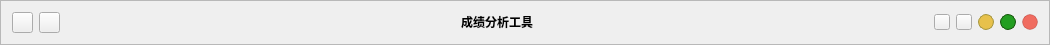
        <widget class="QFrame" name="frame_1">
         <property name="sizePolicy">
          <sizepolicy hsizetype="Preferred" vsizetype="Minimum">
           <horstretch>0</horstretch>
           <verstretch>0</verstretch>
          </sizepolicy>
         </property>
         <property name="maximumSize">
          <size>
           <width>16777215</width>
           <height>45</height>
          </size>
         </property>
         <property name="mouseTracking">
          <bool>true</bool>
         </property>
         <property name="frameShape">
          <enum>QFrame::StyledPanel</enum>
         </property>
         <property name="frameShadow">
          <enum>QFrame::Raised</enum>
         </property>
         <layout class="QHBoxLayout" name="horizontalLayout_4">
          <item>
           <widget class="QPushButton" name="pushButton_12">
            <property name="minimumSize">
             <size>
              <width>21</width>
              <height>21</height>
             </size>
            </property>
            <property name="maximumSize">
             <size>
              <width>21</width>
              <height>21</height>
             </size>
            </property>
            <property name="styleSheet">
             <string notr="true">QPushButton{
	border-image: url(:/icons/arrow-left.svg);
}
</string>
            </property>
            <property name="text">
             <string/>
            </property>
           </widget>
          </item>
          <item>
           <widget class="QPushButton" name="pushButton_13">
            <property name="minimumSize">
             <size>
              <width>21</width>
              <height>21</height>
             </size>
            </property>
            <property name="maximumSize">
             <size>
              <width>21</width>
              <height>21</height>
             </size>
            </property>
            <property name="styleSheet">
             <string notr="true">QPushButton{
	border-image: url(:/icons/arrow-right.svg);
}</string>
            </property>
            <property name="text">
             <string/>
            </property>
           </widget>
          </item>
          <item>
           <spacer name="horizontalSpacer_3">
            <property name="orientation">
             <enum>Qt::Horizontal</enum>
            </property>
            <property name="sizeHint" stdset="0">
             <size>
              <width>395</width>
              <height>16</height>
             </size>
            </property>
           </spacer>
          </item>
          <item>
           <widget class="QLabel" name="label_8">
            <property name="styleSheet">
             <string notr="true">color: rgb(0, 0, 0);</string>
            </property>
            <property name="text">
             <string>&lt;html&gt;&lt;head/&gt;&lt;body&gt;&lt;p&gt;&lt;span style=&quot; font-weight:600;&quot;&gt;成绩分析工具&lt;/span&gt;&lt;/p&gt;&lt;/body&gt;&lt;/html&gt;</string>
            </property>
           </widget>
          </item>
          <item>
           <spacer name="horizontalSpacer_8">
            <property name="orientation">
             <enum>Qt::Horizontal</enum>
            </property>
            <property name="sizeHint" stdset="0">
             <size>
              <width>395</width>
              <height>16</height>
             </size>
            </property>
           </spacer>
          </item>
          <item>
           <widget class="QPushButton" name="pushButton_2">
            <property name="minimumSize">
             <size>
              <width>16</width>
              <height>16</height>
             </size>
            </property>
            <property name="maximumSize">
             <size>
              <width>16</width>
              <height>16</height>
             </size>
            </property>
            <property name="toolTip">
             <string>&lt;html&gt;&lt;head/&gt;&lt;body&gt;&lt;p&gt;调试模式&lt;/p&gt;&lt;/body&gt;&lt;/html&gt;</string>
            </property>
            <property name="styleSheet">
             <string notr="true">QPushButton{
	border-image: url(:/icons/bug.svg);
}
</string>
            </property>
            <property name="text">
             <string/>
            </property>
           </widget>
          </item>
          <item>
           <widget class="QPushButton" name="pushButton_11">
            <property name="minimumSize">
             <size>
              <width>16</width>
              <height>16</height>
             </size>
            </property>
            <property name="maximumSize">
             <size>
              <width>16</width>
              <height>16</height>
             </size>
            </property>
            <property name="toolTip">
             <string>&lt;html&gt;&lt;head/&gt;&lt;body&gt;&lt;p&gt;窗口始终置顶&lt;/p&gt;&lt;/body&gt;&lt;/html&gt;</string>
            </property>
            <property name="styleSheet">
             <string notr="true">QPushButton{
	border-image: url(:/icons/pin-angle.svg);
}
</string>
            </property>
            <property name="text">
             <string/>
            </property>
           </widget>
          </item>
          <item>
           <widget class="QPushButton" name="pushButton_7">
            <property name="sizePolicy">
             <sizepolicy hsizetype="Expanding" vsizetype="Fixed">
              <horstretch>0</horstretch>
              <verstretch>0</verstretch>
             </sizepolicy>
            </property>
            <property name="minimumSize">
             <size>
              <width>16</width>
              <height>16</height>
             </size>
            </property>
            <property name="maximumSize">
             <size>
              <width>16</width>
              <height>16</height>
             </size>
            </property>
            <property name="toolTip">
             <string>&lt;html&gt;&lt;head/&gt;&lt;body&gt;&lt;p&gt;缩小到任务栏&lt;/p&gt;&lt;/body&gt;&lt;/html&gt;</string>
            </property>
            <property name="styleSheet">
             <string notr="true">QPushButton{
	background-color: rgb(231, 193, 75);
	border:1px solid rgb(166, 151, 66);
	border-radius:8px;
}
QPushButton:hover {
	background-color: rgb(124, 111, 38);
}
QPushButton:pressed {
	background-color: rgb(231, 193, 75);
}
</string>
            </property>
            <property name="text">
             <string/>
            </property>
           </widget>
          </item>
          <item>
           <widget class="QPushButton" name="pushButton_8">
            <property name="sizePolicy">
             <sizepolicy hsizetype="Expanding" vsizetype="Fixed">
              <horstretch>0</horstretch>
              <verstretch>0</verstretch>
             </sizepolicy>
            </property>
            <property name="minimumSize">
             <size>
              <width>16</width>
              <height>16</height>
             </size>
            </property>
            <property name="maximumSize">
             <size>
              <width>16</width>
              <height>16</height>
             </size>
            </property>
            <property name="toolTip">
             <string>&lt;html&gt;&lt;head/&gt;&lt;body&gt;&lt;p&gt;全屏显示&lt;/p&gt;&lt;/body&gt;&lt;/html&gt;</string>
            </property>
            <property name="styleSheet">
             <string notr="true">QPushButton{
	background-color: rgb(35, 158, 33);
	border:1px solid rgb(25, 87, 16);
	border-radius:8px;
}
QPushButton:hover {
	background-color: rgb(15, 118, 13);
}
QPushButton:pressed {
	background-color: rgb(35, 158, 33);
}
</string>
            </property>
            <property name="text">
             <string/>
            </property>
           </widget>
          </item>
          <item>
           <widget class="QPushButton" name="pushButton_6">
            <property name="sizePolicy">
             <sizepolicy hsizetype="Expanding" vsizetype="Fixed">
              <horstretch>0</horstretch>
              <verstretch>0</verstretch>
             </sizepolicy>
            </property>
            <property name="minimumSize">
             <size>
              <width>16</width>
              <height>16</height>
             </size>
            </property>
            <property name="maximumSize">
             <size>
              <width>16</width>
              <height>16</height>
             </size>
            </property>
            <property name="toolTip">
             <string>&lt;html&gt;&lt;head/&gt;&lt;body&gt;&lt;p&gt;关闭&lt;/p&gt;&lt;/body&gt;&lt;/html&gt;</string>
            </property>
            <property name="styleSheet">
             <string notr="true">QPushButton{
	background-color: rgb(240, 108, 96);
	border:1px solid rgba(113, 17, 15,50);
	border-radius:8px;
}
QPushButton:hover {
	background-color:rgb(139, 29, 31);
}
QPushButton:pressed {
	background-color: rgb(232, 59, 35);
}
</string>
            </property>
            <property name="text">
             <string/>
            </property>
           </widget>
          </item>
         </layout>
        </widget>
